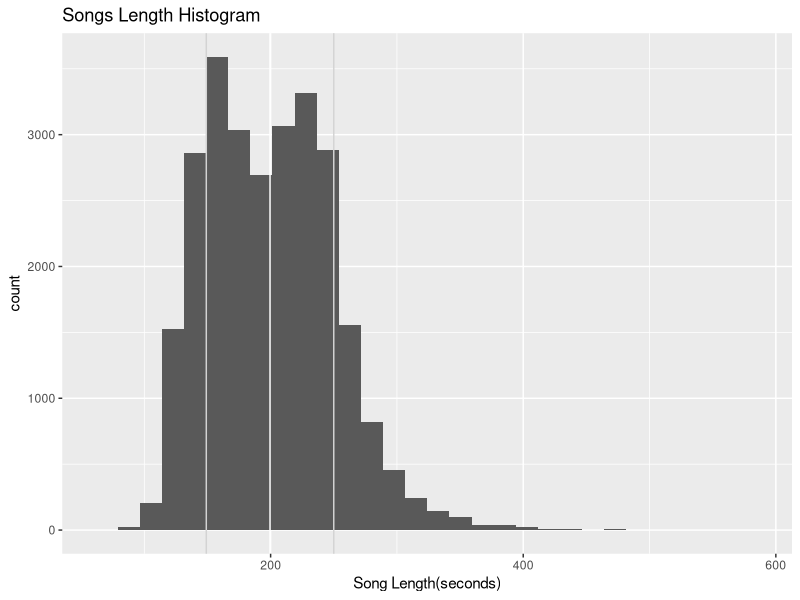

Write the R code that produced this figure. (Note: this script raises an error after producing the figure.)
library("ggplot2")

charts_clean = read.delim("./charts_clean.tsv")
grammys = read.delim("./grammys.tsv", header=FALSE)
colnames(grammys) <- c("Year","Track")


# mode function, source: stackoverflow
Mode <- function(x) {
  ux <- unique(x)
  ux[which.max(tabulate(match(x, ux)))]
}

Scale <- function(x) {
  return(log10(x))
}

mean <- mean(charts_clean$Time.num)
deviation <- sd(charts_clean$Time.num)
median <- median(charts_clean$Time.num)
mode <- Mode(charts_clean$Time.num)


# histogram plot settings
histogram_plot <-  ggplot(charts_clean, aes(Time.num), sd = sd(y)) + geom_histogram() +
  #geom_vline(aes(xintercept = median), color="blue") +
  geom_vline(aes(xintercept = mean), color="white") +
  geom_vline(aes(xintercept = mean - deviation), color="lightgray") +
  geom_vline(aes(xintercept = mean + deviation), color="lightgray") +
  #geom_vline(aes(xintercept = mode), color="#FF9999") +
  labs(x="Song Length(seconds)", title="Songs Length Histogram") 

#print(histogram_plot)


func_setSongLength <- function(trackName){
  result <- charts_clean[charts_clean[, "Track"] == as.character(trackName),,drop=FALSE]
  value <- head(result,1)$Time.num
  if(length(value) > 0){
    return(value)
  } else {
    return(NA)
  }
}

grammys$Time.num <- sapply(grammys$Track, func_setSongLength)
#grammys$Time.num.log <- sapply(grammys$Time.num, Scale)
#charts_clean$Time.num.log <- sapply(charts_clean$Time.num, Scale)

# grammys data cleaning
is.na(grammys$Time.num) <- which(grammys$Time.num == "")
grammys <- subset(grammys, !is.na(grammys$Time.num))

# scatter plot settings
theplot <- ggplot() +
  geom_smooth(data=charts_clean, aes(x=Year, y=Time.num), color="blue") +
  geom_smooth(data=grammys, aes(x=Year, y=Time.num), color="Black") + 
  geom_point(data=grammys, aes(x=Year, y=Time.num), color="Black") + 
  labs(x="Year", y="Length (seconds)", title="Year vs Songs Length")

print(theplot)

#convert grammys to list
grammys <- as.list(grammys)

#Extract geom_smooth data
grap_data <- ggplot_build(theplot)$data
years_data <- grap_data[[1]][1]
predict_length <- grap_data[[1]][2]

#Apply transformations to data
smooth_data <- lapply(years_data, as.integer)
smooth_data[2] <- predict_length
names(smooth_data) <- c("Year", "Time.smooth")
df <- as.data.frame(smooth_data)
#Remove duplicated years
smooth_data <- as.list(df[!duplicated(df[,'Year']),])
#shapiro.test(grammys)
merged_data <- merge (grammys, smooth_data, by=c("Year"))

#get chi-square test over data
print(chisq.test(merged_data$Time.smooth, y=merged_data$Time.num))

  